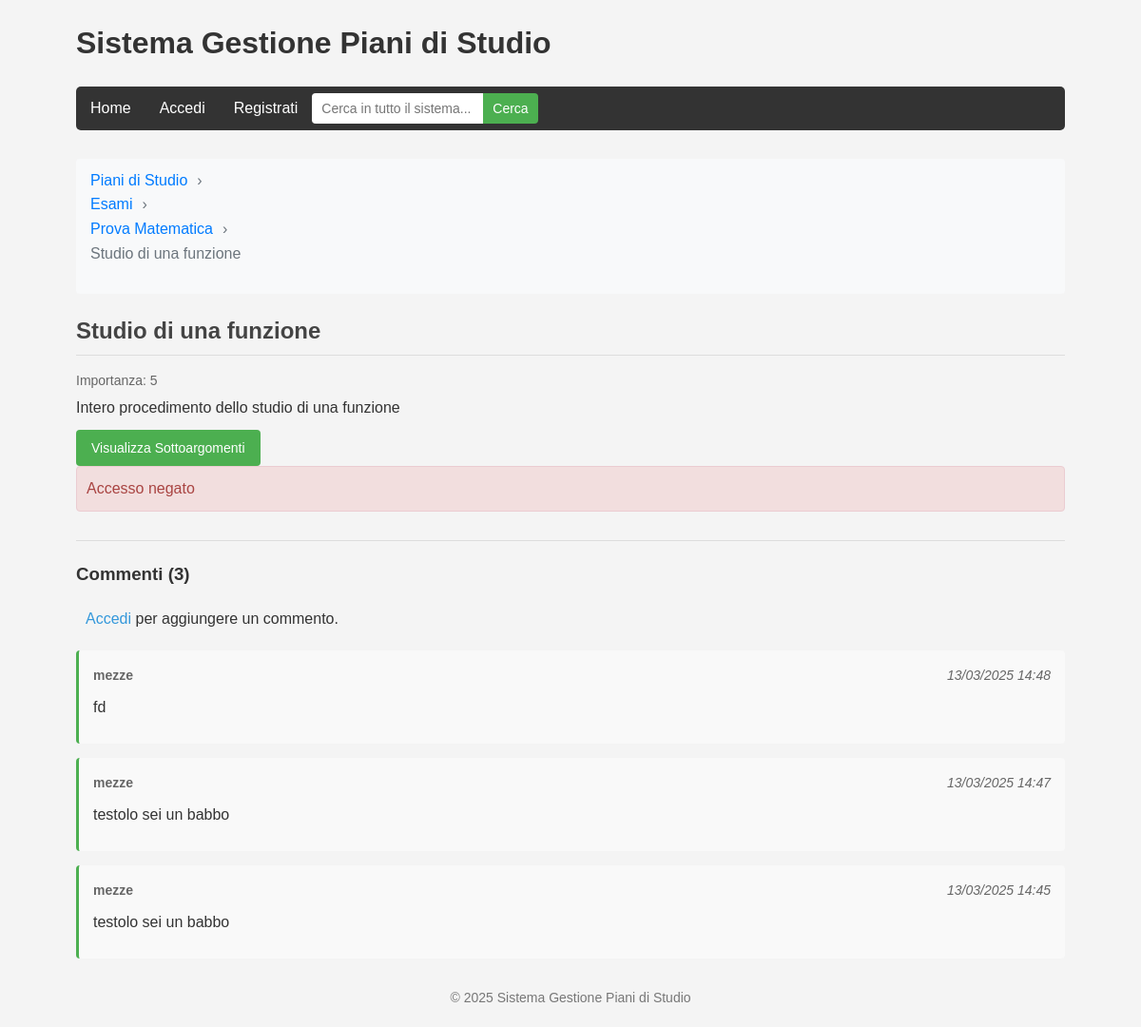
Screenshot of /pages/view_argomento.php?id=1 with the database file from the repository.
### tables this page shows
CREATE TABLE `esami` (
  `id` int(11) NOT NULL,
  `piano_id` int(11) NOT NULL,
  `nome` varchar(100) NOT NULL,
  `codice` varchar(20) DEFAULT NULL,
  `crediti` int(11) DEFAULT 6,
  `descrizione` text DEFAULT NULL,
  `anno` int(11) DEFAULT NULL,
  `semestre` int(11) DEFAULT NULL
);

CREATE TABLE `argomenti` (
  `id` int(11) NOT NULL,
  `esame_id` int(11) NOT NULL,
  `titolo` varchar(100) NOT NULL,
  `descrizione` text DEFAULT NULL,
  `livello_importanza` int(11) DEFAULT 3
);

CREATE TABLE `commenti` (
  `id` int(11) NOT NULL,
  `user_id` int(11) NOT NULL,
  `tipo_elemento` varchar(50) NOT NULL,
  `elemento_id` int(11) NOT NULL,
  `testo` text NOT NULL,
  `data_creazione` timestamp NOT NULL DEFAULT current_timestamp(),
  `data_modifica` timestamp NULL DEFAULT NULL ON UPDATE current_timestamp()
);

CREATE TABLE `users` (
  `id` int(11) NOT NULL,
  `username` varchar(50) NOT NULL,
  `password` varchar(255) NOT NULL,
  `email` varchar(100) NOT NULL,
  `role` varchar(20) NOT NULL DEFAULT 'user',
  `created_at` timestamp NOT NULL DEFAULT current_timestamp()
);

### models/esame.php (called while the page is built, shortened)
<?php
class Esame {
    private $conn;
    private $table_name = "esami";
    public $id;
    public function __construct($db) {
        $this->conn = $db;
    }
    public function readOne() {
        $query = "SELECT e.*, p.nome as piano_nome
                  FROM " . $this->table_name . " e
                  LEFT JOIN piani_di_studio p ON e.piano_id = p.id
                  WHERE e.id = :id
                  LIMIT 0,1";
        $stmt = $this->conn->prepare($query);
        $stmt->bindParam(":id", $this->id);
        $stmt->execute();
        $row = $stmt->fetch(PDO::FETCH_ASSOC);
        if ($row) {
            return $row;
        }
        return [];
    }
}
?>

### models/argomento.php (called while the page is built, shortened)
<?php
class Argomento {
    private $conn;
    private $table_name = "argomenti";
    public $id;
    public function __construct($db) {
        $this->conn = $db;
    }
    public function readOne() {
        $query = "SELECT a.*, e.nome as esame_nome
                  FROM " . $this->table_name . " a
                  LEFT JOIN esami e ON a.esame_id = e.id
                  WHERE a.id = :id
                  LIMIT 0,1";
        $stmt = $this->conn->prepare($query);
        $stmt->bindParam(":id", $this->id);
        $stmt->execute();
        $row = $stmt->fetch(PDO::FETCH_ASSOC);
        if ($row) {
            return $row;
        }
        return [];
    }
}
?>

### pages/components/comments/comments.php (called while the page is built, shortened)
<?php
include_once 'handlers/comment_handler.php';
include_once 'comment_list.php';
 function gestioneCommentiArgomenti($db, $esame_id, $argomento_id) {
    $redirect_base = "view_argomento.php?id={$argomento_id}";
    return gestioneCommenti($db, 'argomento', $argomento_id, $redirect_base);
}
function renderCommentiArgomenti($db, $esame_id, $argomento_id) {
    $redirect_param = "id={$argomento_id}";
    renderCommenti($db, 'argomento', $argomento_id, $redirect_param);
}
?>

### pages/handlers/comment_handler.php (called while the page is built, shortened)
<?php
function gestioneCommenti($db, $tipo_elemento, $elemento_id, $redirect_base) {
    if (!isset($_SESSION['user_id'])) {
        return ['message' => 'Accesso negato', 'message_class' => 'error'];
    }
    return null;
}
?>

### models/comments.php (called while the page is built, shortened)
<?php
class Commento {
    private $conn;
    private $table_name = "commenti";
    public function __construct($db) {
        $this->conn = $db;
    }
    public function readByElemento($tipo_elemento, $elemento_id) {
        $query = "SELECT c.*, u.username
                  FROM " . $this->table_name . " c
                  LEFT JOIN users u ON c.user_id = u.id
                  WHERE c.tipo_elemento = :tipo_elemento
                  AND c.elemento_id = :elemento_id
                  ORDER BY c.data_creazione DESC";
        $stmt = $this->conn->prepare($query);
        $stmt->bindParam(":tipo_elemento", $tipo_elemento);
        $stmt->bindParam(":elemento_id", $elemento_id);
        $stmt->execute();
        return $stmt;
    }
    public function countByElemento($tipo_elemento, $elemento_id) {
        $query = "SELECT COUNT(*) as total FROM " . $this->table_name . "
                  WHERE tipo_elemento = :tipo_elemento
                  AND elemento_id = :elemento_id";
        $stmt = $this->conn->prepare($query);
        $stmt->bindParam(":tipo_elemento", $tipo_elemento);
        $stmt->bindParam(":elemento_id", $elemento_id);
        $stmt->execute();
        $row = $stmt->fetch(PDO::FETCH_ASSOC);
        return $row['total'];
    }
}
?>

### pages/view_argomento.php (the view, shortened to what this page needs)
<?php
include_once '../ui/includes/header.php';
include_once '../models/argomento.php';
include_once '../models/esame.php';
include_once '../models/comments.php';
include_once 'components/comments/comments.php';
$database = new Database();
$db = $database->getConnection();
$argomento = new Argomento($db);
$esame = new Esame($db);
$argomento_id = isset($_GET['id']) ? $_GET['id'] : null;
$argomento->id = $argomento_id;
$argomento_info = $argomento->readOne();
$esame->id = $argomento_info['esame_id'];
$esame_info = $esame->readOne();
echo "<div class='breadcrumb'>";
echo "<ul>";
echo "<li><a href='index.php'>Piani di Studio</a></li>";
echo "<li><a href='esami.php?piano_id=" . $esame_info['piano_id'] . "'>Esami</a></li>";
echo "<li><a href='argomenti.php?esame_id=" . $esame_info['id'] . "'>" . htmlspecialchars($esame_info['nome']) . "</a></li>";
echo "<li>" . htmlspecialchars($argomento_info['titolo']) . "</li>";
echo "</ul>";
echo "</div>";
echo "<div class='argomento-details'>";
echo "<h2>" . htmlspecialchars($argomento_info['titolo']) . "</h2>";
echo "<div class='item-meta'>Importanza: " . $argomento_info['livello_importanza'] . "</div>";
echo "<div class='item-description'>" . htmlspecialchars($argomento_info['descrizione']) . "</div>";
echo "<div class='item-actions'>";
echo "<a href='sottoargomenti.php?argomento_id=" . $argomento_info['id'] . "' class='btn-primary'>Visualizza Sottoargomenti</a>";
echo "</div>";
echo "</div>";
$risultato_commenti = gestioneCommentiArgomenti($db, $argomento_info['esame_id'], $argomento_id);
if ($risultato_commenti && !empty($risultato_commenti['message'])) {
    echo "<div class='message {$risultato_commenti['message_class']}'>{$risultato_commenti['message']}</div>";
}
renderCommentiArgomenti($db, $argomento_info['esame_id'], $argomento_id);
include_once '../ui/includes/footer.php';
?>

### pages/components/comments/comment_list.php (shortened to what this page needs)
<?php
function renderCommenti($db, $tipo_elemento, $elemento_id, $redirect_param) {
    $commento = new Commento($db);
    $comment_count = $commento->countByElemento($tipo_elemento, $elemento_id);
    ?>
    <div class="comments-section">
        <h3>Commenti (<?php echo $comment_count; ?>)</h3>
        <?php if(isset($_SESSION['user_id'])): ?>
        <div class="comment-form">
            <form action="" method="POST">
                <input type="hidden" name="comment_tipo" value="<?php echo $tipo_elemento; ?>">
                <input type="hidden" name="comment_elemento_id" value="<?php echo $elemento_id; ?>">
                <textarea name="comment_text" placeholder="Aggiungi un commento..." required></textarea>
                <button type="submit" name="add_comment" class="btn-primary">Commenta</button>
            </form>
        </div>
        <?php else: ?>
        <p><a href="login.php">Accedi</a> per aggiungere un commento.</p>
        <?php endif; ?>
        <div class="comments-list">
            <?php
            $stmt_commenti = $commento->readByElemento($tipo_elemento, $elemento_id);
            if($stmt_commenti->rowCount() > 0) {
                while($row_commento = $stmt_commenti->fetch(PDO::FETCH_ASSOC)) {
                    echo '<div class="comment-item" id="comment-'.$row_commento['id'].'">';
                    echo '<div class="comment-header">';
                    echo '<span class="comment-author">'.htmlspecialchars($row_commento['username']).'</span>';
                    echo '<span class="comment-date">'.date('d/m/Y H:i', strtotime($row_commento['data_creazione'])).'</span>';
                    echo '</div>';
                    echo '<div class="comment-content">'.htmlspecialchars($row_commento['testo']).'</div>';
                    echo '</div>';
                }
            } else {
                echo '<p>Nessun commento presente. Sii il primo a commentare!</p>';
            }
            ?>
        </div>
    </div>
    <?php
}
?>

### ui/css/style.css (style rules this page uses)
.comments-section { margin-top: 30px; border-top: 1px solid #ddd; padding-top: 20px; }
.comments-section h3 { margin-bottom: 20px; }
.comments-list { margin-top: 20px; }
.comment-item { background-color: #f9f9f9; border-radius: 4px; padding: 15px; margin-bottom: 15px; border-left: 3px solid #4CAF50; }
.comment-header { display: flex; justify-content: space-between; margin-bottom: 10px; font-size: 14px; color: #666; }
.comment-author { font-weight: bold; }
.comment-date { font-style: italic; }
.comment-content { margin-bottom: 10px; }
* { box-sizing: border-box; margin: 0; padding: 0; }
body { font-family: Arial, sans-serif; line-height: 1.6; color: #333; background-color: #f4f4f4; }
h2 { color: #444; margin-bottom: 15px; border-bottom: 1px solid #ddd; padding-bottom: 5px; }
ul { list-style-type: none; margin-bottom: 20px; }
li { background-color: white; margin: 5px 0; padding: 10px; border-radius: 4px; box-shadow: 0 1px 3px rgba(0, 0, 0, 0.1); }
a { text-decoration: none; color: #3498db; margin-left: 10px; }
.message { padding: 10px; margin-bottom: 20px; border-radius: 4px; }
.error { background-color: #f2dede; color: #a94442; border: 1px solid #ebccd1; }
.item-meta { font-size: 14px; color: #666; margin-bottom: 5px; }
.item-description { margin-bottom: 10px; }
.item-actions { font-size: 14px; margin-top: 5px; }
.item-actions a { margin-right: 5px; margin-left: 0; }
.breadcrumb { display: flex; list-style: none; background-color: #f8f9fa; padding: 10px 15px; border-radius: 4px; margin-bottom: 20px; }
.breadcrumb li { margin: 0; padding: 0; background: none; box-shadow: none; }
.breadcrumb li:not(:last-child)::after { content: '›'; margin: 0 10px; color: #6c757d; }
.breadcrumb a { color: #007bff; text-decoration: none; margin: 0; }
.breadcrumb li:last-child { color: #6c757d; }
.btn-primary { display: inline-block; padding: 8px 16px; background-color: #4CAF50; color: white; border: none; border-radius: 4px; cursor: pointer; font-size: 14px; transition: background-color 0.3s; text-decoration: none; }
.btn-primary { margin-left: 0; }

### rows the page displays
esami: nome "Prova Matematica"
argomenti: titolo "Studio di una funzione", livello_importanza "5", descrizione "Intero procedimento dello studio di una funzione", esame "Accesso negato"
commenti: user.username "mezze", data_creazione "13/03/2025 14:48", testo "fd"
commenti: user.username "mezze", data_creazione "13/03/2025 14:47", testo "testolo sei un babbo"
commenti: user.username "mezze", data_creazione "13/03/2025 14:45", testo "testolo sei un babbo"

### other values shown
$comment_count "3"
